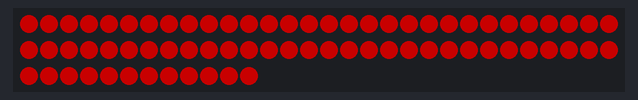
A sketch run on a simulated Arduino Uno, built with avr-gcc and run on an emulated ATmega328P. Parts: 72 RGB LEDs in strip order, left to right, continuing on the next row. Dim RGB values are drawn brighter than linear.

Above: at 0.3 s.

The sketch:

neon.ino
```cpp
#include <Adafruit_NeoPixel.h>
#ifdef __AVR__
 #include <avr/power.h> // Required for 16 MHz Adafruit Trinket
#endif

#define LED_PIN    13


#define LED_COUNT 72

Adafruit_NeoPixel strip(LED_COUNT, LED_PIN, NEO_GRB + NEO_KHZ800);


void setup() {

#if defined(__AVR_ATtiny85__) && (F_CPU == 16000000)
  clock_prescale_set(clock_div_1);
#endif

  strip.begin();
  strip.show();
}

void loop() {
  strip.setBrightness(100);
  //(r,b,g),delay)
  colorWipe(strip.Color(255,   0,   0), 0);

}

void colorWipe(uint32_t color, int wait) {
   for(int i=0; i<strip.numPixels(); i++) {
     strip.setPixelColor(i, color);
     strip.show();
     delay(wait);
   }
}
```
